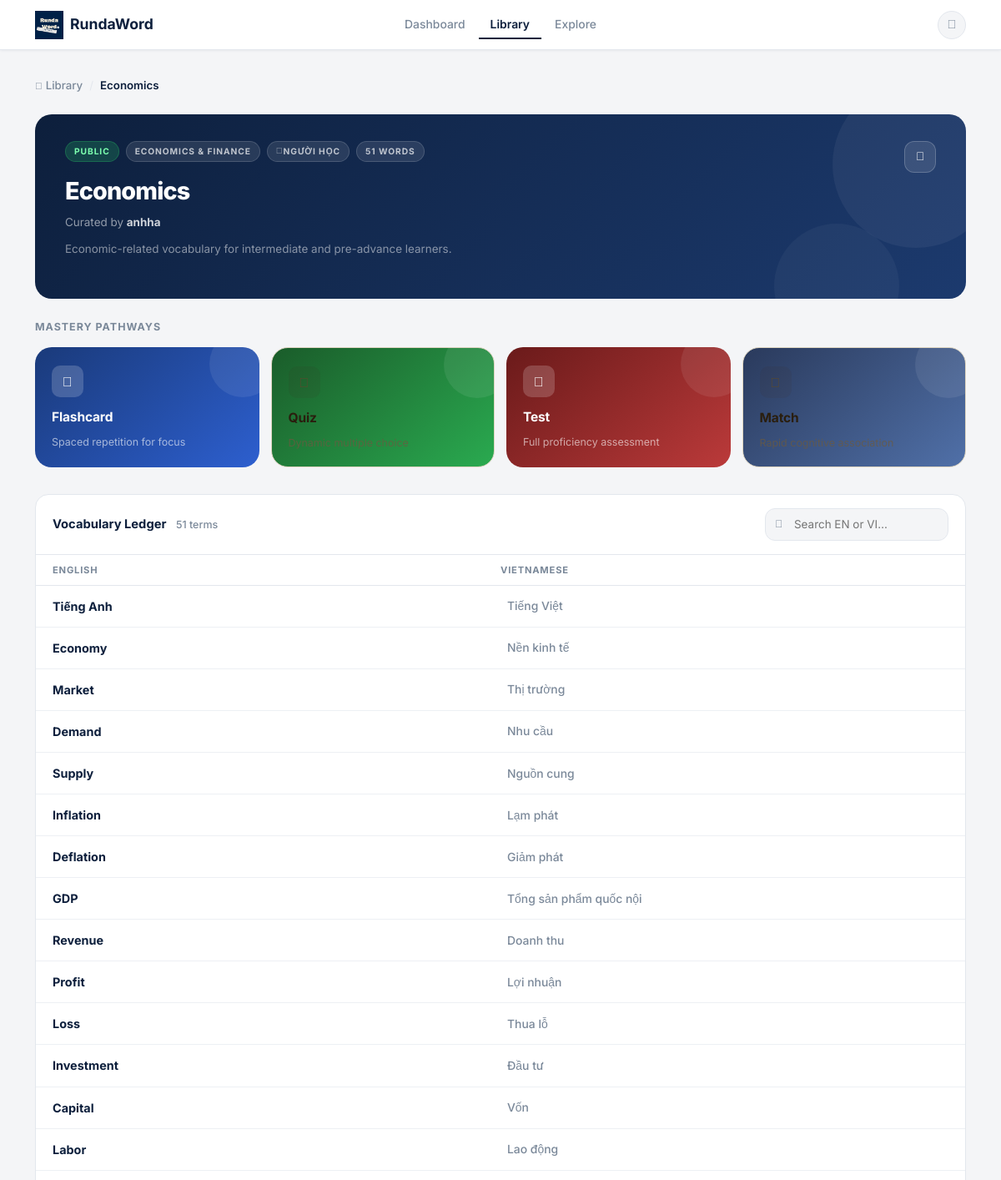
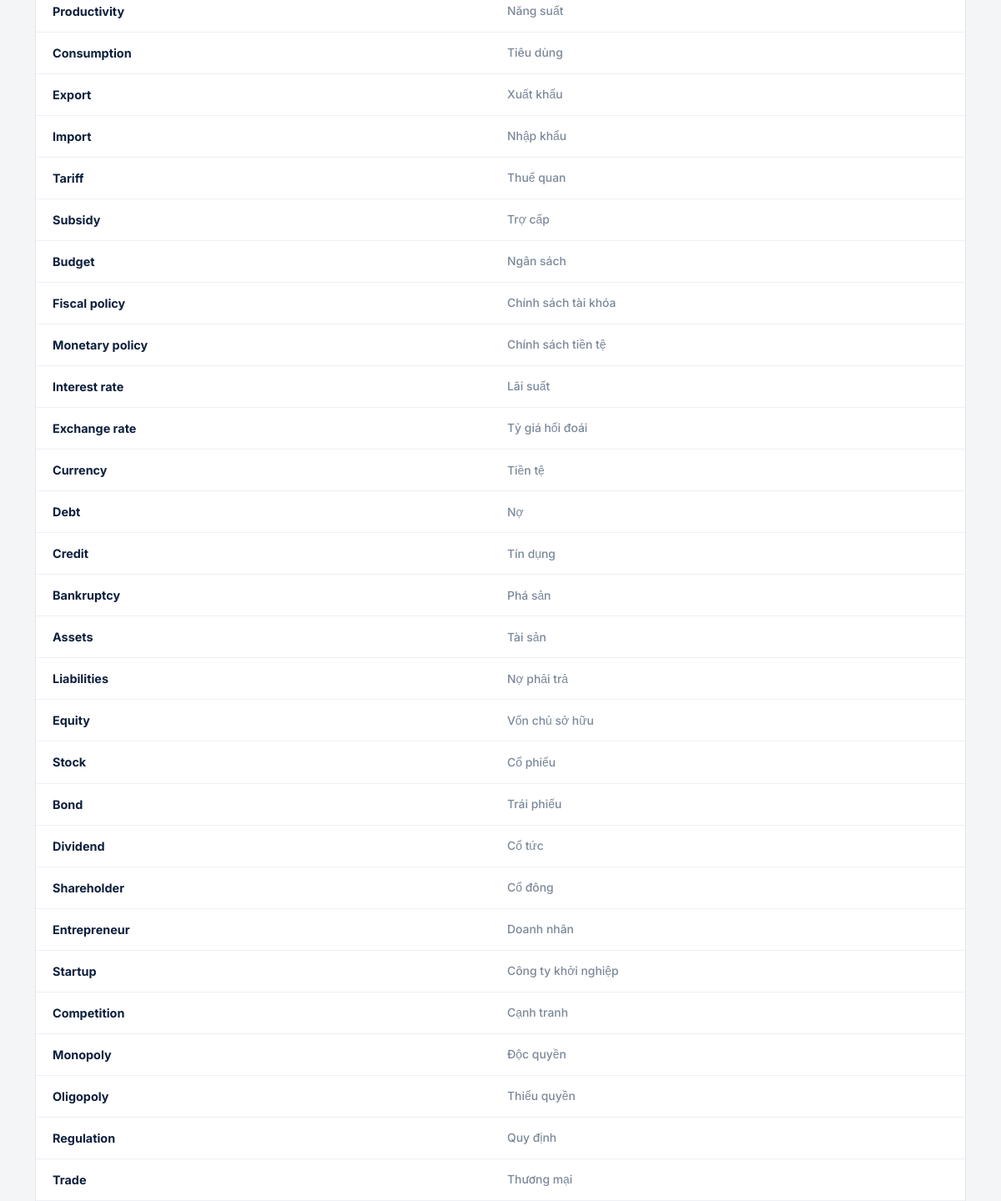
Page /package/4 (signed in, upper part) on the earlier database version (2 pictures, top to bottom).
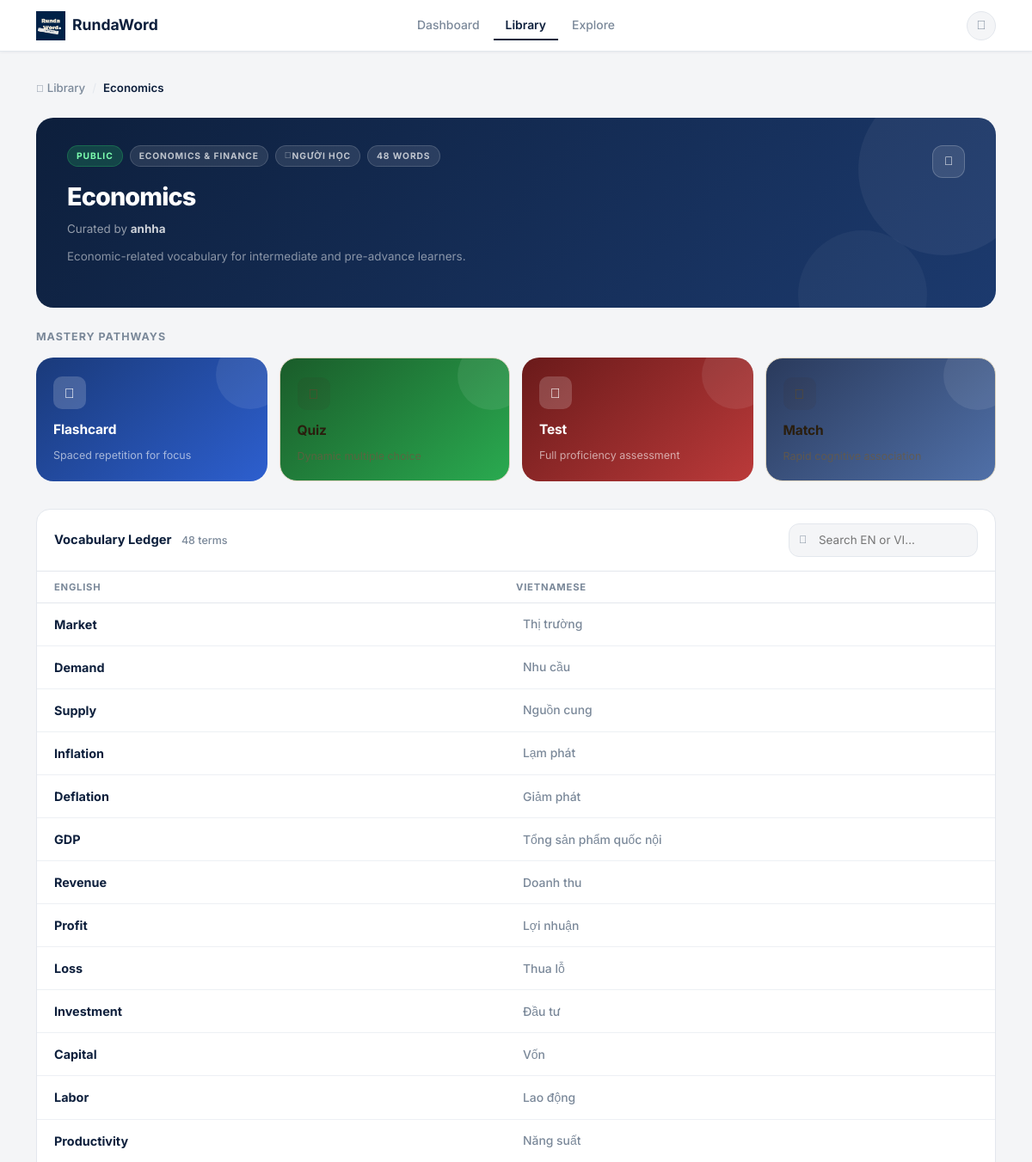
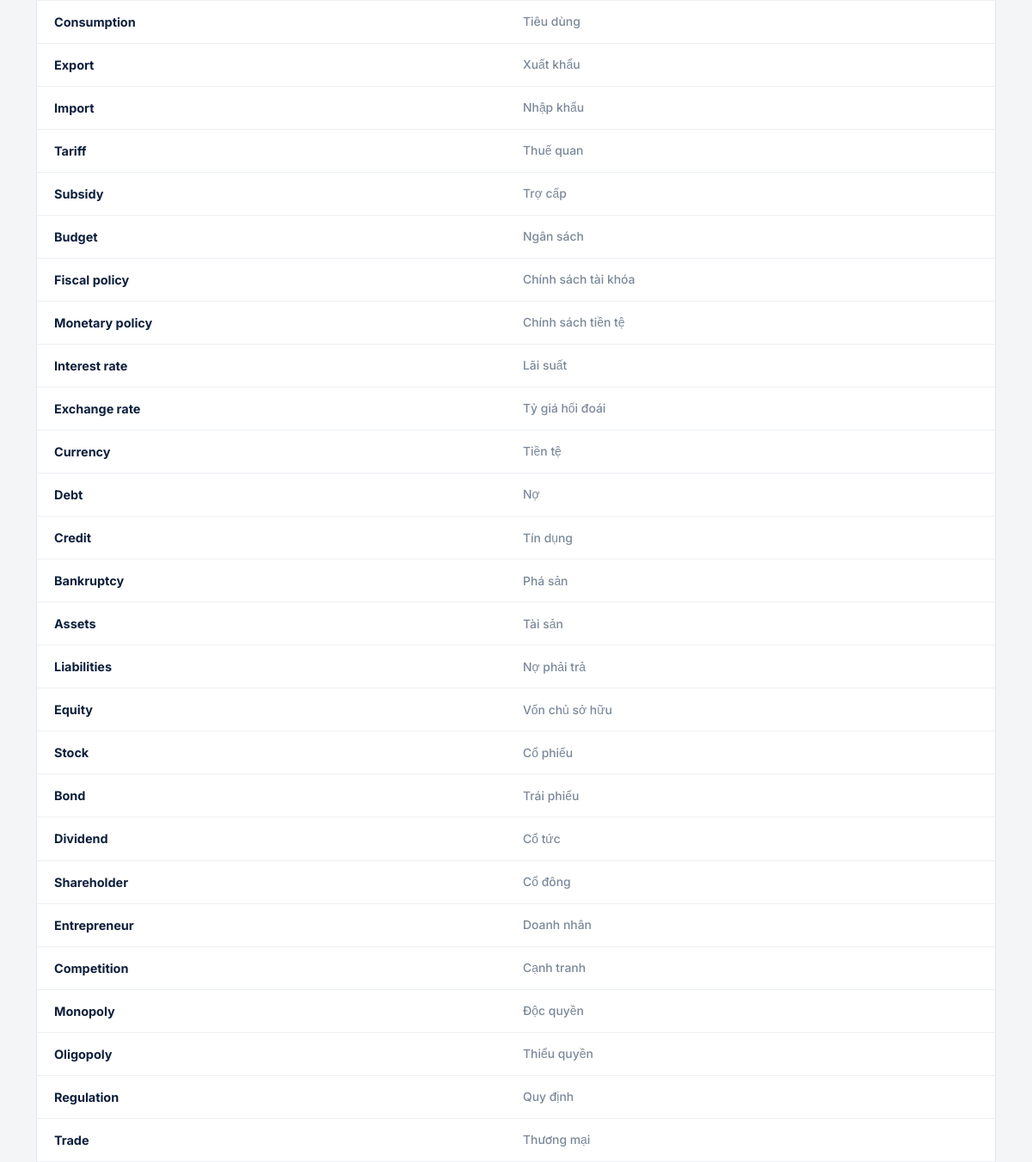
Same page on the later database version (2 pictures, top to bottom).
### main.py (models this page shows)
class Vocabulary(db.Model):
    __tablename__ = 'vocabularies'
    id         = db.Column(db.Integer, primary_key=True)
    word_en    = db.Column(db.String(150), nullable=False)
    word_vi    = db.Column(db.String(255), nullable=False)
    package_id = db.Column(db.Integer, db.ForeignKey('vocab_packages.id'), nullable=False)

### main.py (the view)
@app.route('/package/<int:package_id>')
@login_required
def package_detail(package_id):
    package  = VocabPackage.query.get_or_404(package_id)
    is_owner = (package.user_id == current_user.id)
    if not is_owner and not package.is_public and not current_user.is_admin:
        flash('Bạn không có quyền truy cập gói từ này!', 'danger')
        return redirect(url_for('packages'))
    is_saved = current_user.has_saved(package) if not is_owner else False
    return render_template(
        'package_detail.html', package=package, is_owner=is_owner, is_saved=is_saved
    )

### main.py (called while the page is built)
@login_manager.user_loader
def load_user(user_id):
    return User.query.get(int(user_id))

    @property
    def is_admin(self):
        return self.role == ROLE_ADMIN

### templates/package_detail.html (shortened to what the changed rows need)
{% extends "base.html" %}
{% block content %}
<div class="container" style="padding-top:32px;padding-bottom:72px;">
  <div class="pkg-detail-banner mb-4">
    <div class="d-flex justify-content-between align-items-start gap-3">
      <div style="flex:1;position:relative;z-index:1;">
        <div style="display:flex;align-items:center;gap:8px;margin-bottom:0;flex-wrap:wrap;">
          <span class="banner-badge {% if package.is_public %}public{% else %}private{% endif %}">
            {% if package.is_public %}Public{% else %}Private{% endif %}
          </span>
          <span class="banner-badge count">{{ package.topic or 'Others' }}</span>
          <span class="banner-badge count"><i class="fas fa-users" style="font-size:0.65rem;opacity:0.85;"></i> {{ learner_count }} người học</span>
          <span class="banner-badge count">{{ package.vocabularies|length }} words</span>
        </div>
      </div>
    </div>
  </div>
  {% if package.vocabularies %}
  <div class="vocab-ledger">
    <div class="ledger-header">
      <span class="ledger-title">Vocabulary Ledger
        <span style="font-size:0.78rem;color:var(--text-muted);font-weight:500;margin-left:8px;">
          {{ package.vocabularies|length }} terms
        </span>
      </span>
      <div class="ledger-search-wrap">
        <i class="fas fa-search"></i>
        <input class="ledger-search-input" id="ledgerSearch"
          placeholder="Search EN or VI…"
          oninput="filterLedger(this.value)">
      </div>
    </div>
    <div style="display:grid;grid-template-columns:1fr 1fr;padding:10px 20px 8px;border-bottom:1px solid var(--border);">
      <div style="font-size:0.7rem;font-weight:700;text-transform:uppercase;letter-spacing:0.07em;color:var(--text-muted);">English</div>
      <div style="font-size:0.7rem;font-weight:700;text-transform:uppercase;letter-spacing:0.07em;color:var(--text-muted);">Vietnamese</div>
    </div>
    <div id="ledgerRows">
      {% for vocab in package.vocabularies %}
      <div class="ledger-row-2"
           data-en="{{ vocab.word_en | lower }}"
           data-vi="{{ vocab.word_vi | lower }}">
        <div class="ledger-en">{{ vocab.word_en }}</div>
        <div class="ledger-vi">{{ vocab.word_vi }}</div>
      </div>
      {% endfor %}
    </div>
  </div>
  {% endif %}
</div>
{% endblock %}

Differences in the rows shown:
removed Vocabulary: word_en "Tiếng Anh", word_vi "Tiếng Việt"
removed Vocabulary: word_en "Economy", word_vi "Nền kinh tế"
removed Vocabulary: word_en "Startup", word_vi "Công ty khởi nghiệp"
Other differences:
{{ package.vocabularies|length }}: "51" → "48"
